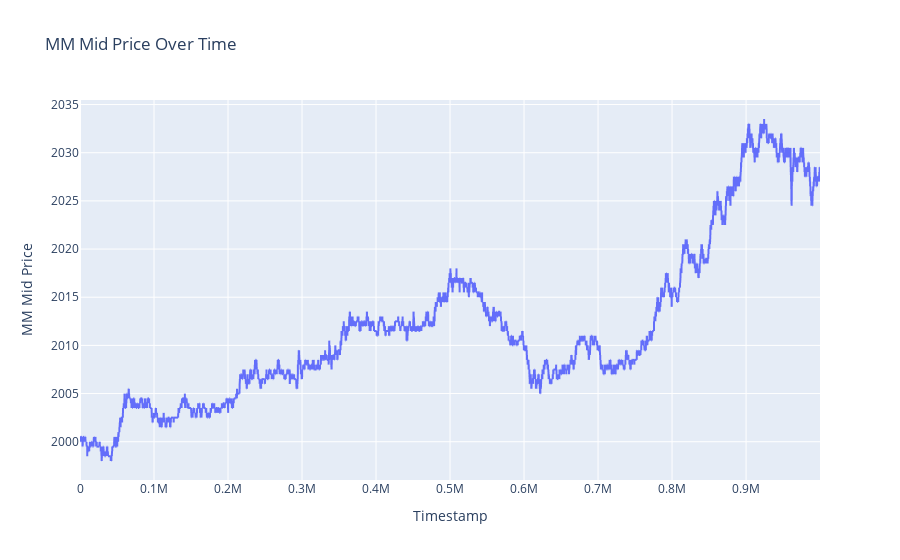

Here is the notebook cell this chart was saved with:
### Code cell
def calculate_mm_mid(row):
    # Find the best bid with volume >= 20
    for i in range(1, 4):
        if row[f'bid_volume_{i}'] >= 10:
            best_bid = row[f'bid_price_{i}']
            break
    else:
        best_bid = None

    # Find the best ask with volume >= 20
    for i in range(1, 4):
        if row[f'ask_volume_{i}'] >= 10:
            best_ask = row[f'ask_price_{i}']
            break
    else:
        best_ask = None

    # Calculate the mid price if both best bid and ask are found
    if best_bid is not None and best_ask is not None:
        return (best_bid + best_ask) / 2
    else:
        return None

kelp_data['mm_mid'] = kelp_data.apply(calculate_mm_mid, axis=1)

fig = px.line(kelp_data, x='timestamp', y='mm_mid', title='MM Mid Price Over Time')

# Customize the layout
fig.update_layout(
    xaxis_title='Timestamp',
    yaxis_title='MM Mid Price',
)

# Display the plot
fig.show()

### Figure 1 — Plotly figure (JSON) as saved in the notebook; plotly's stock layout.template omitted (floating-point values rounded to 4 significant figures; data arrays with more than 128 entries replaced by an {"elided": "..."} marker saying what was removed)
{"data": [{"hovertemplate": "timestamp=%{x}<br>mm_mid=%{y}<extra></extra>", "legendgroup": "", "line": {"color": "#636efa", "dash": "solid"}, "marker": {"symbol": "circle"}, "mode": "lines", "name": "", "showlegend": false, "type": "scattergl", "x": {"elided": "10000 int values"}, "xaxis": "x", "y": {"elided": "10000 float values"}, "yaxis": "y"}], "layout": {"legend": {"tracegroupgap": 0}, "title": {"text": "MM Mid Price Over Time"}, "xaxis": {"anchor": "y", "domain": [0, 1], "title": {"text": "Timestamp"}}, "yaxis": {"anchor": "x", "domain": [0, 1], "title": {"text": "MM Mid Price"}}}}
